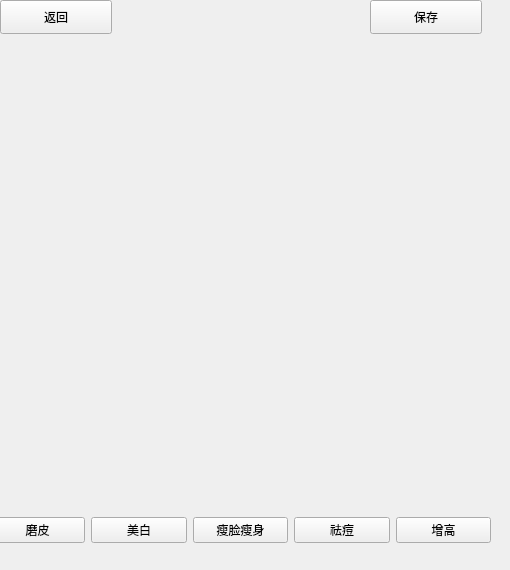
   <widget class="QWidget" name="peopleInterface">
    <widget class="QPushButton" name="saveFromPeople">
     <property name="geometry">
      <rect>
       <x>370</x>
       <y>0</y>
       <width>112</width>
       <height>34</height>
      </rect>
     </property>
     <property name="text">
      <string>保存</string>
     </property>
    </widget>
    <widget class="QWidget" name="horizontalWidget_3" native="true">
     <property name="geometry">
      <rect>
       <x>-10</x>
       <y>500</y>
       <width>501</width>
       <height>61</height>
      </rect>
     </property>
     <layout class="QHBoxLayout" name="horizontalLayout_3">
      <item>
       <widget class="QPushButton" name="mopi">
        <property name="styleSheet">
         <string notr="true">font: 87 9pt &quot;Arial Black&quot;;
font: 9pt &quot;方正兰亭超细黑简体&quot;;</string>
        </property>
        <property name="text">
         <string>磨皮</string>
        </property>
        <property name="iconSize">
         <size>
          <width>24</width>
          <height>30</height>
         </size>
        </property>
       </widget>
      </item>
      <item>
       <widget class="QPushButton" name="white">
        <property name="text">
         <string>美白</string>
        </property>
        <property name="autoRepeatDelay">
         <number>300</number>
        </property>
       </widget>
      </item>
      <item>
       <widget class="QPushButton" name="slim">
        <property name="text">
         <string>瘦脸瘦身</string>
        </property>
       </widget>
      </item>
      <item>
       <widget class="QPushButton" name="removeZhou_Hei">
        <property name="text">
         <string>祛痘</string>
        </property>
       </widget>
      </item>
      <item>
       <widget class="QPushButton" name="heighten">
        <property name="baseSize">
         <size>
          <width>10</width>
          <height>10</height>
         </size>
        </property>
        <property name="text">
         <string>增高</string>
        </property>
       </widget>
      </item>
     </layout>
    </widget>
    <widget class="QPushButton" name="backFromPeople">
     <property name="geometry">
      <rect>
       <x>0</x>
       <y>0</y>
       <width>112</width>
       <height>34</height>
      </rect>
     </property>
     <property name="text">
      <string>返回</string>
     </property>
    </widget>
    <widget class="QLabel" name="peoplePhoto">
     <property name="geometry">
      <rect>
       <x>10</x>
       <y>60</y>
       <width>481</width>
       <height>411</height>
      </rect>
     </property>
     <property name="text">
      <string/>
     </property>
    </widget>
   </widget>
